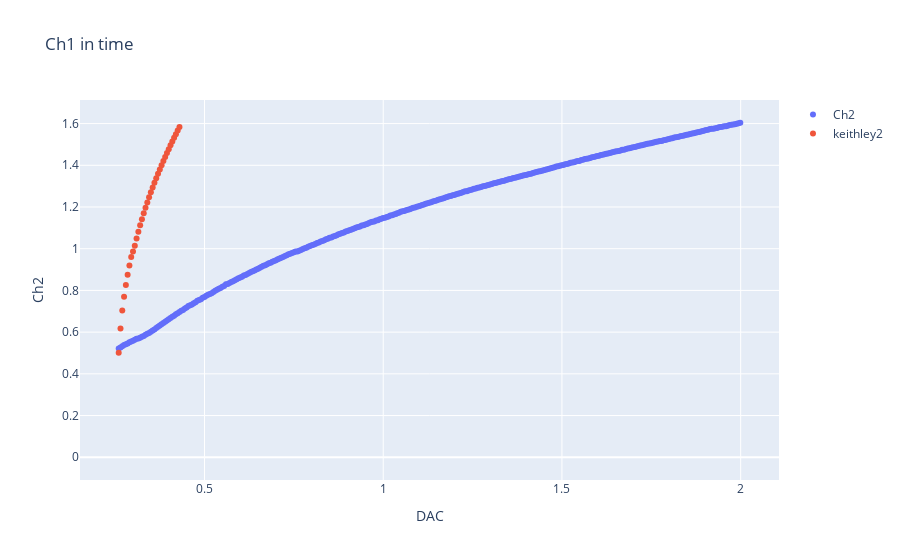

The notebook cell this image was saved under:
### Code cell
fig = px.scatter(data[278:628], x="DAC", y="Ch2", title='Ch1 in time')
fig.data[0].name="Ch2"
fig.update_traces(showlegend=True)
fig.add_scatter(x=data[278:628]["DAC"], y=keithley[(keithley["DrainVRight"]>0.5) & (keithley["DrainVRight"]<1.6)]["DrainVRight"], mode='markers',name = "keithley2")

#fig.add_scatter(x=data["DAC"], y=data["Ch1"], mode='markers',name = "Ch2")
#fig.add_scatter(x=data["DAC"], y=keithley[(keithley["DrainI"]>=41e-9) & (keithley["DrainI"]<=701e-9)]["DrainV"], mode='markers',name = "keithley1")


fig.show()

### Figure 1 — Plotly figure (JSON) as saved in the notebook; plotly's stock layout.template omitted (floating-point values rounded to 4 significant figures; data arrays with more than 128 entries replaced by an {"elided": "..."} marker saying what was removed)
{"data": [{"hovertemplate": "DAC=%{x}<br>Ch2=%{y}<extra></extra>", "legendgroup": "", "marker": {"color": "#636efa", "symbol": "circle"}, "mode": "markers", "name": "Ch2", "orientation": "v", "showlegend": true, "type": "scatter", "x": {"elided": "350 float values"}, "xaxis": "x", "y": {"elided": "350 float values"}, "yaxis": "y"}, {"mode": "markers", "name": "keithley2", "type": "scatter", "x": {"elided": "350 float values"}, "y": [0.5008, 0.618, 0.7032, 0.7698, 0.8262, 0.8755, 0.9197, 0.9601, 0.9866, 1.014, 1.049, 1.082, 1.112, 1.142, 1.169, 1.196, 1.222, 1.246, 1.27, 1.294, 1.316, 1.338, 1.359, 1.38, 1.4, 1.42, 1.44, 1.459, 1.477, 1.496, 1.514, 1.532, 1.549, 1.566, 1.583]}], "layout": {"autosize": true, "legend": {"tracegroupgap": 0}, "title": {"text": "Ch1 in time"}, "xaxis": {"anchor": "y", "autorange": true, "domain": [0, 1], "range": [0.1562, 2.103], "title": {"text": "DAC"}, "type": "linear"}, "yaxis": {"anchor": "x", "autorange": true, "domain": [0, 1], "range": [-0.1324, 1.736], "title": {"text": "Ch2"}, "type": "linear"}}}
